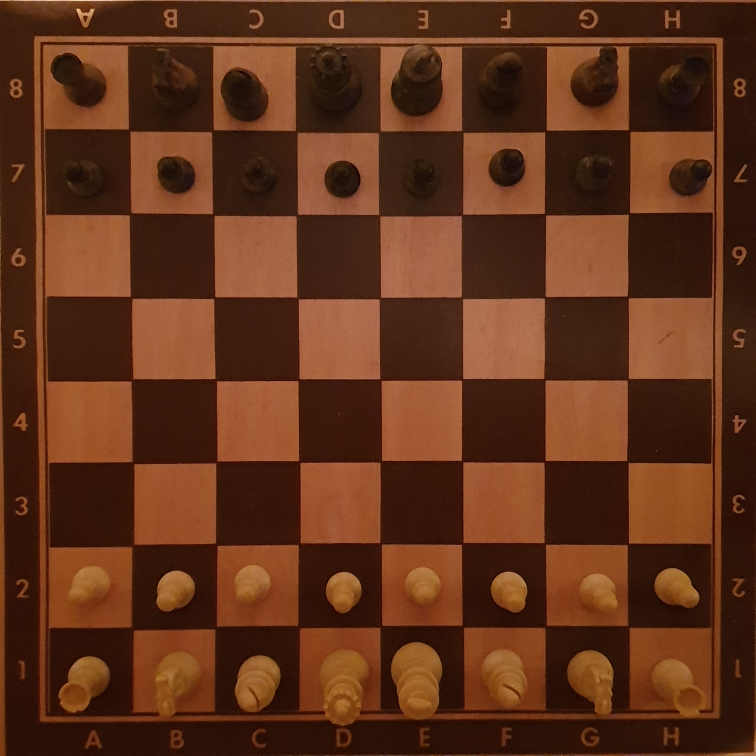
#> input picture src/Chessboard_Detection/imgs/1.jpg, 3024 x 3024 px, found by its file name (shown at 1/4 size)
$ python Difference_Detection.py   (older library calls are emulated)
#> lines starting #> are read from the running program, lines starting #| are printed output that depends on the picture
import cv2
import numpy as np

WIDTH = HEIGHT = 720
SQUARE = 80
ROWS = ['8', '7', '6', '5', '4', '3', '2', '1']
COLS = ['a', 'b', 'c', 'd', 'e', 'f', 'g', 'h']
PATH = 'C:/Users/Tobias/PycharmProjects/robotic-arm-for-chess/src/Chessboard_Detection/imgs'
CHANGE_THRESH = 7.75
MOVE_TYPE = { 2 : 'normal', 3 : 'en passent', 4 : 'castle' }

im1 = cv2.resize(cv2.imread(f'{PATH}/1.jpg', 0), (720, 720))[45:685,45:685]
#> im1: shape (640, 640); min 0, max 156, mean 65.7
im2 = cv2.resize(cv2.imread(f'{PATH}/2.jpg', 0), (720, 720))[45:685,45:685]
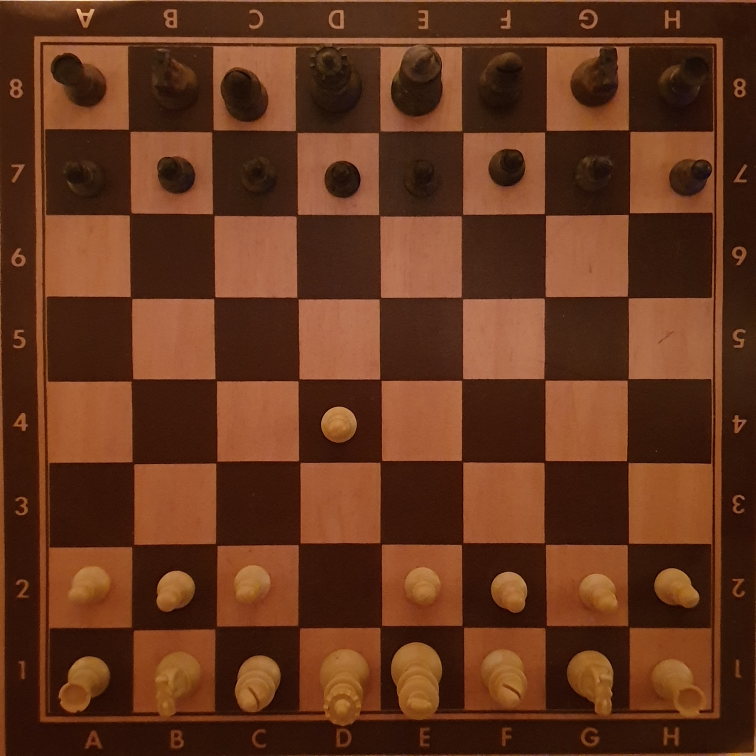
#> input picture src/Chessboard_Detection/imgs/2.jpg, 3024 x 3024 px, found by its file name (shown at 1/4 size)
#> im2: shape (640, 640); min 0, max 165, mean 69.2
im3 = cv2.resize(cv2.imread(f'{PATH}/3.jpg', 0), (720, 720))[45:685,45:685]
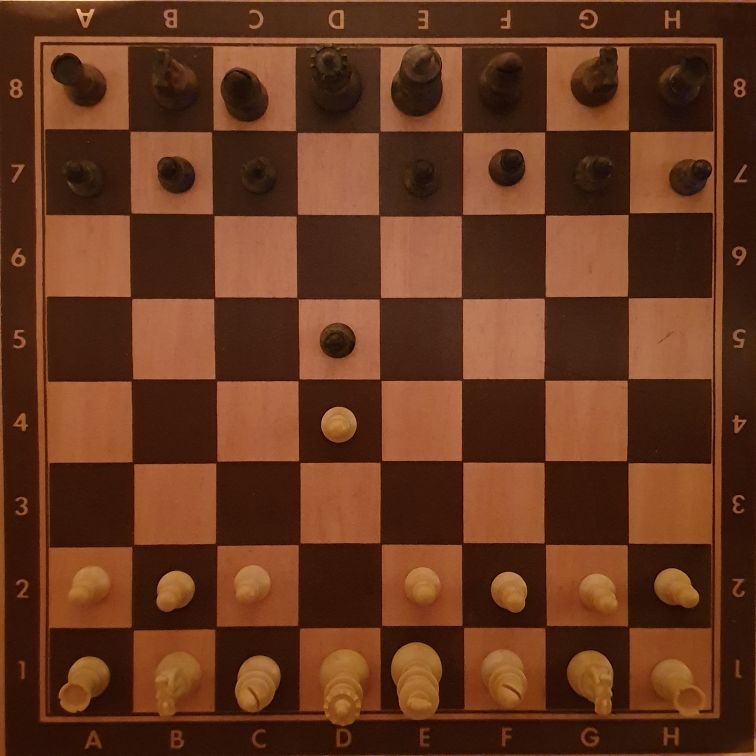
#> input picture src/Chessboard_Detection/imgs/3.jpg, 3024 x 3024 px, found by its file name (shown at 1/4 size)
#> im3: shape (640, 640); min 1, max 165, mean 70.7
im4 = cv2.resize(cv2.imread(f'{PATH}/4.jpg', 0), (720, 720))[45:685,45:685]
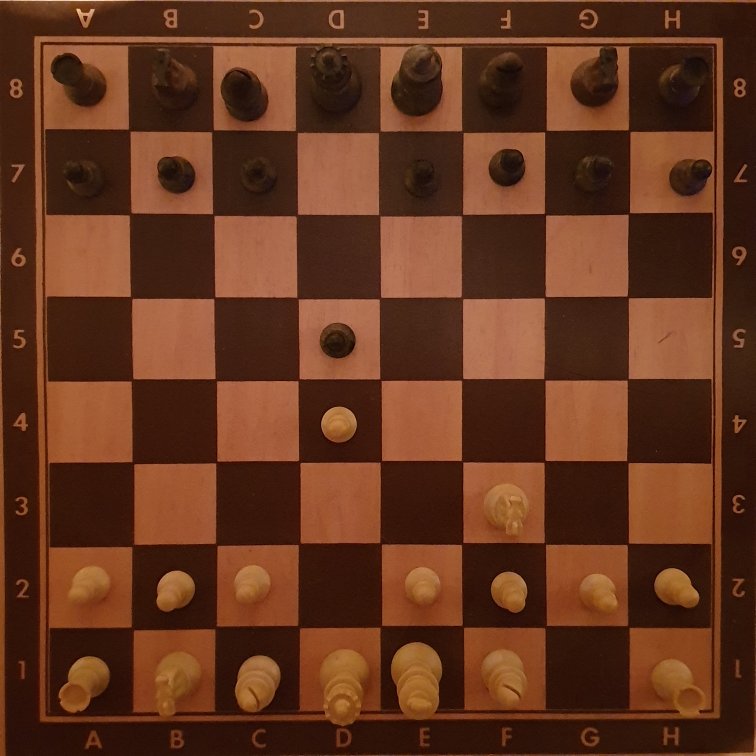
#> input picture src/Chessboard_Detection/imgs/4.jpg, 3024 x 3024 px, found by its file name (shown at 1/4 size)
#> im4: shape (640, 640); min 0, max 162, mean 69.1

sobel1 = cv2.Sobel(src=im1, ddepth=cv2.CV_64F, dx=1, dy=1, ksize=5)
_, thresh1 = cv2.threshold(sobel1, 90, 255, cv2.THRESH_BINARY)
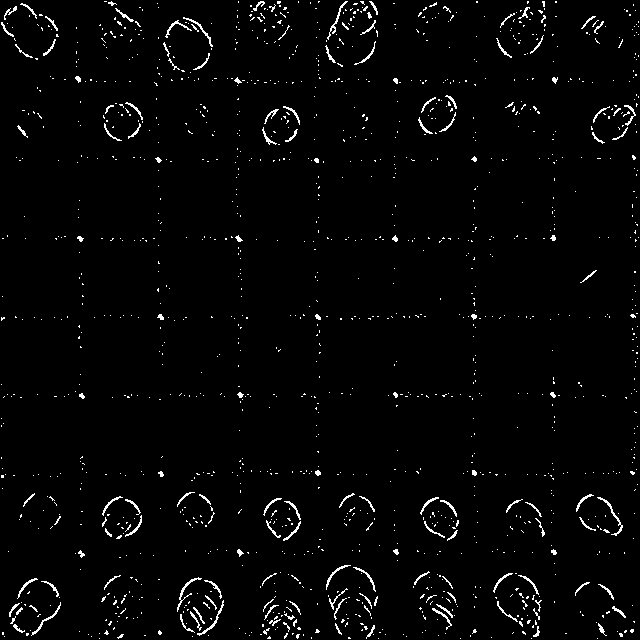
#> thresh1: shape (640, 640) float64; 2.3% white in thin lines or dots

sobel2 = cv2.Sobel(src=im2, ddepth=cv2.CV_64F, dx=1, dy=1, ksize=5)
_, thresh2 = cv2.threshold(sobel2, 90, 255, cv2.THRESH_BINARY)
#> thresh2: shape (640, 640) float64; 2.5% white in thin lines or dots

sobel3 = cv2.Sobel(src=im3, ddepth=cv2.CV_64F, dx=1, dy=1, ksize=5)
_, thresh3 = cv2.threshold(sobel3, 90, 255, cv2.THRESH_BINARY)
#> thresh3: shape (640, 640) float64; 2.5% white in thin lines or dots

sobel4 = cv2.Sobel(src=im4, ddepth=cv2.CV_64F, dx=1, dy=1, ksize=5)
_, thresh4 = cv2.threshold(sobel4, 90, 255, cv2.THRESH_BINARY)
#> thresh4: shape (640, 640) float64; 2.5% white in thin lines or dots

diff = cv2.absdiff(im1, im2)

# [7 lines of commented-out code are left out]

take1 = cv2.resize(cv2.imread(f'{PATH}/take1.jpg', 0), (720, 720))[45:685,45:685]
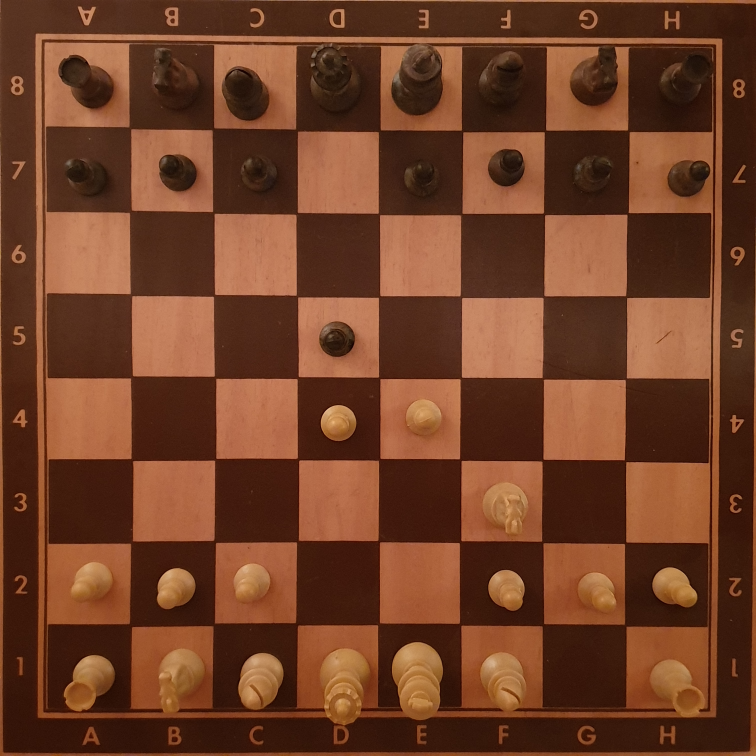
#> input picture src/Chessboard_Detection/imgs/take1.jpg, 3024 x 3024 px, found by its file name (shown at 1/4 size)
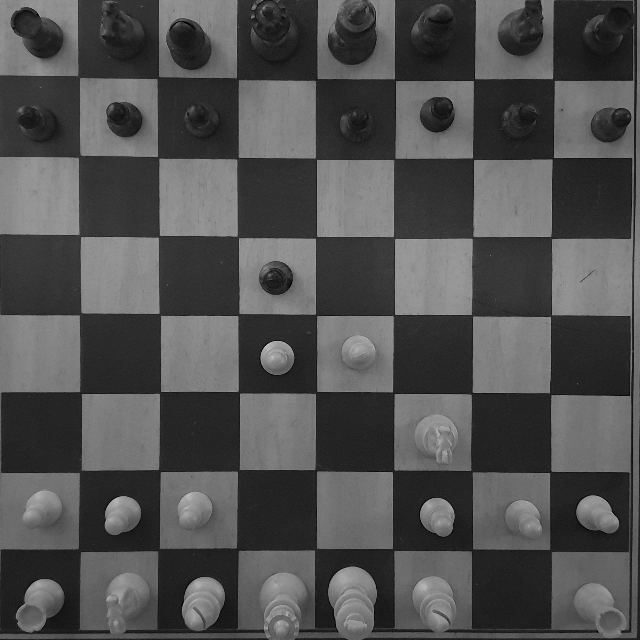
#> take1: shape (640, 640); min 0, max 202, mean 80.2
take2 = cv2.resize(cv2.imread(f'{PATH}/take2.jpg', 0), (720, 720))[45:685,45:685]
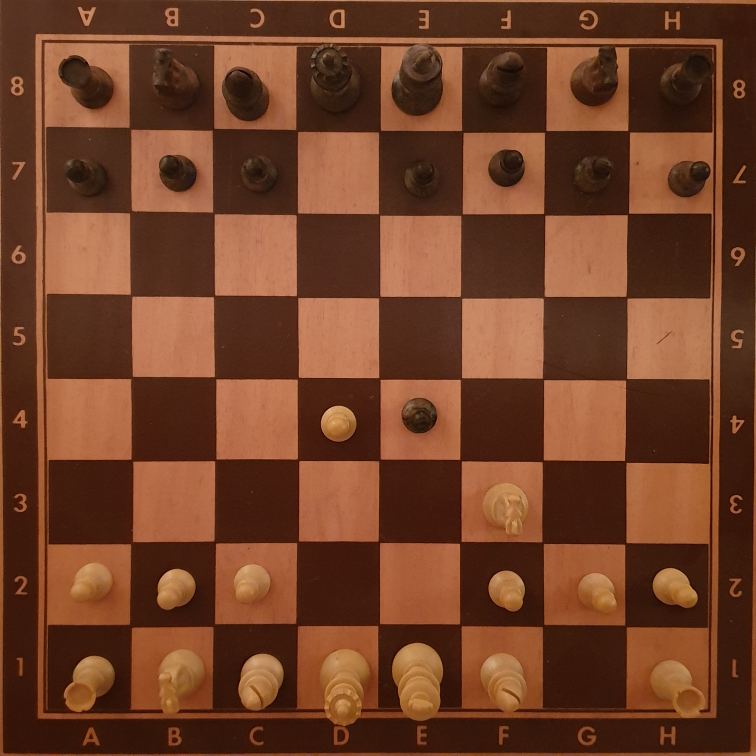
#> input picture src/Chessboard_Detection/imgs/take2.jpg, 3024 x 3024 px, found by its file name (shown at 1/4 size)
#> take2: shape (640, 640); min 0, max 198, mean 80.9
#> (the run stopped early here; a loop or call above may not have finished)
